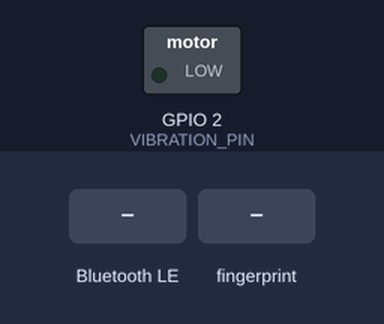
A sketch run on a simulated ESP32-C3. Parts: switched loads named in the sketch (green lamp = pin HIGH). Inputs (shaded band) come from the test bench. Nothing arrives over Bluetooth unless stated; a phone connects over Bluetooth LE 3 s after start; what the sketch prints to the serial monitor is not drawn.

Above: at 2.2 s.
2.3 s: Bluetooth LE write "VIBRATE" received
At 2.7 s:
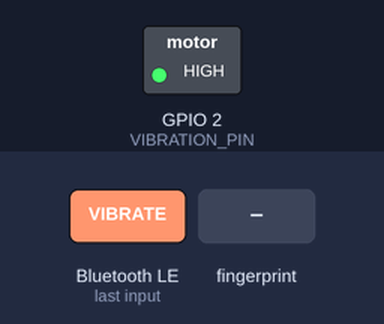
3.8 s: finger stored as number 1 placed on the sensor
At 5.5 s:
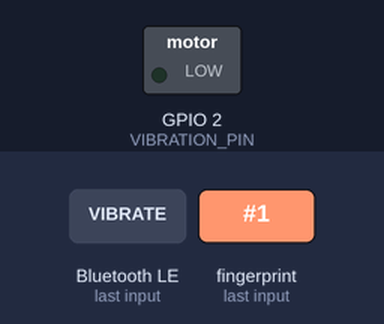
Timing chart, 0 to 7.0 s (numbered marks = the images above; inputs shaded):
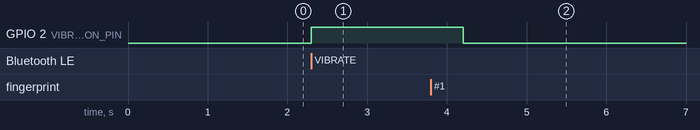

The sketch:

Beacon2.2.ino
```cpp
/*************************************************************
 *  Beacon / Motor / Fingerprint – ESP32‑C3 SuperMini
 *  ▸ Vibrates on command "VIBRATE"
 *  ▸ Stops when an enrolled finger is matched
 *  ▸ Notifies with "AUTHENTICATED:<id>" for logging
 *************************************************************/

#include <BLEDevice.h>
#include <BLEServer.h>
#include <BLEUtils.h>
#include <BLE2902.h>
#include <BLEBeacon.h>
#include <Adafruit_Fingerprint.h>

/* ----------------‑ Hardware ----------------------------- */
#define VIBRATION_PIN    2
#define FPRINT_RX       10          // sensor TXD → GPIO10
#define FPRINT_TX        9          // sensor RXD → GPIO9

/* ----------------‑ BLE UUIDs ---------------------------- */
#define DEVICE_NAME        "ESP32"
#define SERVICE_UUID       "7A0247E7-8E88-409B-A959-AB5092DDB03E"
#define CHAR_UUID          "82258BAA-DF72-47E8-99BC-B73D7ECD08A5"
#define BEACON_UUID_REV    "A134D0B2-1DA2-1BA7-C94C-E8E00C9F7A2D"

/* ----------------‑ Globals ------------------------------ */
BLECharacteristic* pCharacteristic = nullptr;
HardwareSerial     fpSerial(1);
Adafruit_Fingerprint finger(&fpSerial);

enum class State { IDLE, VIBRATING };
State state = State::IDLE;

void motorOn () { digitalWrite(VIBRATION_PIN, HIGH); }
void motorOff() { digitalWrite(VIBRATION_PIN, LOW);  }

/* ----------------‑ Restart advertising on disconnect ---- */
class RestartAdvCB : public BLEServerCallbacks {
  void onConnect(BLEServer*) override {}
  void onDisconnect(BLEServer* s) override {
    Serial.println("Central disconnected – advertising restarted");
    s->getAdvertising()->start();
  }
};

/* ----------------‑ Command handler ---------------------- */
class CmdCallbacks : public BLECharacteristicCallbacks {
  void onWrite(BLECharacteristic* ch) override {
    String data = ch->getValue();
    if (data == "VIBRATE" && state == State::IDLE) {
      motorOn();
      state = State::VIBRATING;
      Serial.println("CMD: VIBRATE → motor ON");
    }
  }
};

bool fingerMatch()
{
  if (finger.getImage()     != FINGERPRINT_OK) return false;
  if (finger.image2Tz()     != FINGERPRINT_OK) return false;
  if (finger.fingerSearch() != FINGERPRINT_OK) return false;

  // Return true and store the matched fingerprint ID
  Serial.print("Matched fingerprint ID #");
  Serial.println(finger.fingerID);
  return true;
}

void setup()
{
  Serial.begin(115200);
  pinMode(VIBRATION_PIN, OUTPUT);
  motorOff();

  /* Fingerprint */
  fpSerial.begin(57600, SERIAL_8N1, FPRINT_RX, FPRINT_TX);
  finger.begin(57600);
  if (!finger.verifyPassword()) {
    Serial.println("❌ Fingerprint sensor not found");
    while (true) delay(1);
  }
  Serial.print("Templates in sensor: "); Serial.println(finger.templateCount);

  /* BLE */
  BLEDevice::init(DEVICE_NAME);
  BLEServer* srv = BLEDevice::createServer();
  srv->setCallbacks(new RestartAdvCB());           // <‑‑ key line

  BLEService* svc = srv->createService(SERVICE_UUID);
  pCharacteristic = svc->createCharacteristic(
        CHAR_UUID,
        BLECharacteristic::PROPERTY_READ  |
        BLECharacteristic::PROPERTY_WRITE |
        BLECharacteristic::PROPERTY_NOTIFY);
  pCharacteristic->addDescriptor(new BLE2902());
  pCharacteristic->setCallbacks(new CmdCallbacks());
  svc->start();

  /* beacon payload */
  BLEBeacon beacon;
  beacon.setManufacturerId(0x4C00);
  beacon.setMajor(5);
  beacon.setMinor(88);
  beacon.setSignalPower(0xC5);
  beacon.setProximityUUID(BLEUUID(BEACON_UUID_REV));

  BLEAdvertising* adv = srv->getAdvertising();
  BLEAdvertisementData advData;
  advData.setFlags(0x1A);
  advData.setManufacturerData(beacon.getData());
  adv->setAdvertisementData(advData);
  adv->addServiceUUID(SERVICE_UUID);
  adv->start();

  Serial.println("Beacon advertising – ready.");
}

void loop()
{
  if (state == State::VIBRATING) {
    if (fingerMatch()) {
      motorOff();
      state = State::IDLE;
      Serial.println("Fingerprint OK – motor OFF");

      // Send authentication notification with the finger ID
      String authMsg = "AUTHENTICATED:" + String(finger.fingerID);
      pCharacteristic->setValue(authMsg.c_str());
      pCharacteristic->notify();
    }
  }
  delay(50);
}
```

Measured:
- after the input at 2.3 s, GPIO 2 (VIBRATION_PIN): LOW → HIGH at once
- after the input at 3.8 s, GPIO 2 (VIBRATION_PIN): HIGH → LOW after 0.40 s
